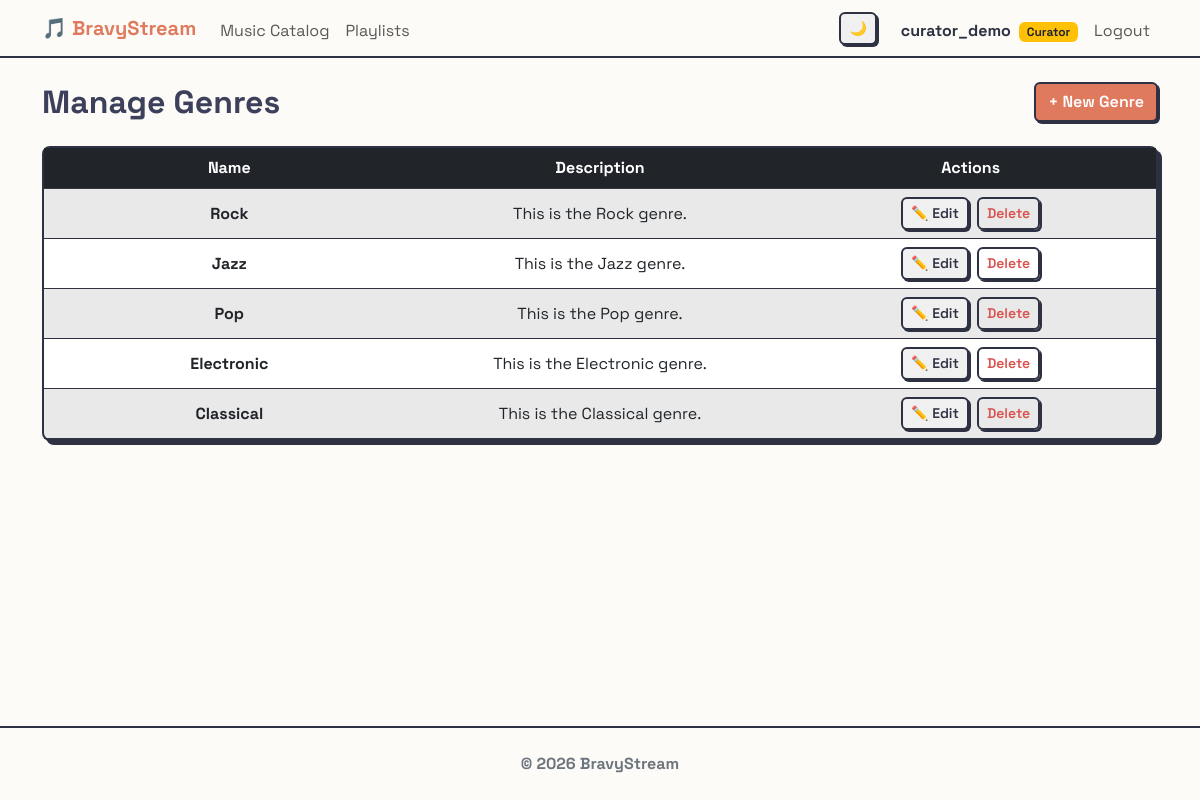
The app's page /music/genres/ (signed in), older data.
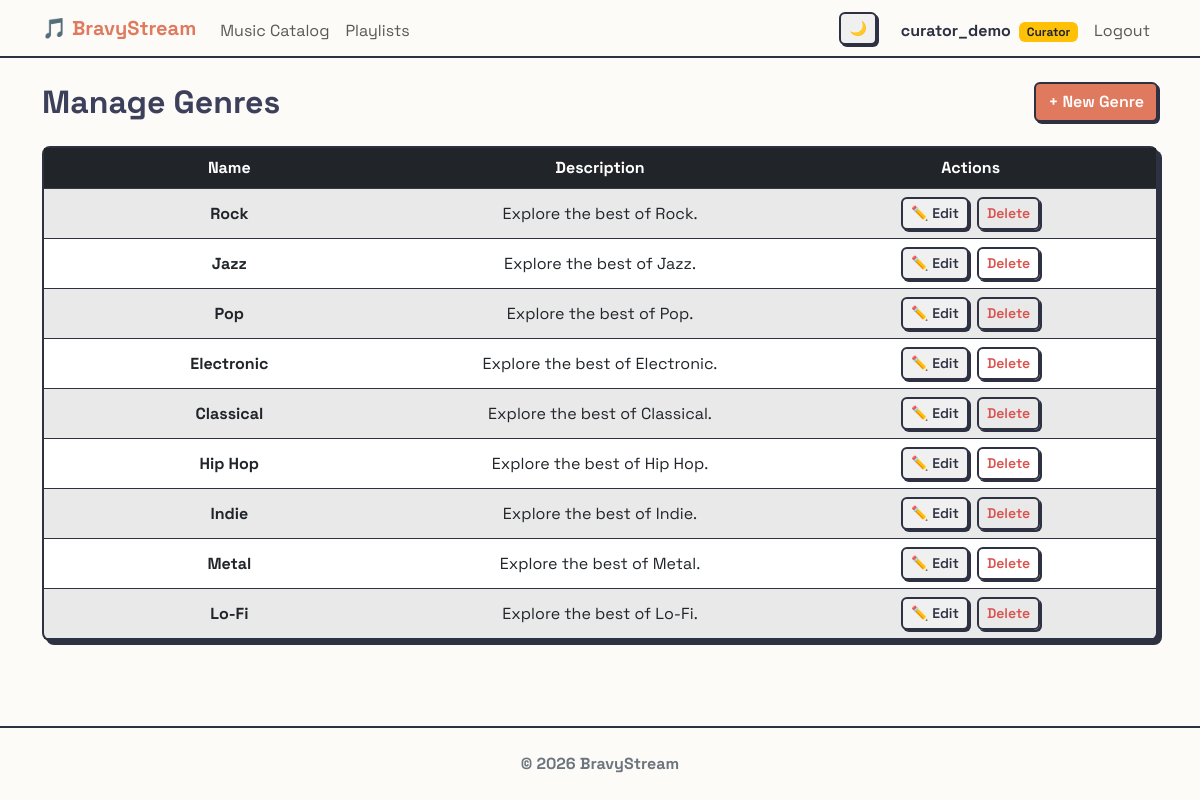
The same page, newer data.
### users/models.py (models this page shows, shortened)
class CustomUser(AbstractUser):
    ROLE_CHOICES = (
        ('listener', 'Listener'),
        ('curator', 'Curator'),
        ('moderator', 'Moderator'),
    )
    role = models.CharField(max_length=20, choices=ROLE_CHOICES, default='listener')
    birth_date = models.DateField(null=True, blank=True)
    friends = models.ManyToManyField('self', blank=True)
    ICON_CHOICES = [
        ('👤', '👤'),
        ('🐶', '🐶'),
        ('🐱', '🐱'),
        ('🦊', '🦊'),
        ('🐯', '🐯'),
        ('🐼', '🐼'),
        ('🐰', '🐰'),
        ('👽', '👽'),
        ('🤖', '🤖'),
        ('👻', '👻'),
        ('🤠', '🤠'),
    ]
    profile_icon = models.CharField(max_length=10, choices=ICON_CHOICES, default='👤')
    @property
    def pending_friend_requests_count(self):
        return self.received_requests.filter(is_accepted=False).count()

### music/models.py (models this page shows, shortened)
class Genre(models.Model):
    name = models.CharField(max_length=100, unique=True)
    description = models.TextField(blank=True, null=True)

### music/views.py (the view)
# urls.py: path('genres/', GenreListView.as_view(), name='genre_list'),
class GenreListView(LoginRequiredMixin, CuratorRequiredMixin, ListView):
    model = Genre
    template_name = 'music/genre_list.html'

### music/views.py (called while the page is built)
    def test_func(self):
        return self.request.user.role == 'curator' or self.request.user.is_superuser

### templates/music/genre_list.html (shortened to what this page needs)
{% extends 'base.html' %}
{% block content %}
<div class="d-flex justify-content-between align-items-center mb-4">
    <h2 class="mb-0" style="color: var(--accent-tertiary);">Manage Genres</h2>
    <a href="{% url 'music:genre_create' %}" class="btn btn-primary">+ New Genre</a>
</div>
<div class="card neo-card">
    <div class="table-responsive" style="overflow: visible;">
        <table class="table table-striped table-hover mb-0">
            <thead class="table-dark text-center">
                <tr>
                    <th style="width: 33.33%;">Name</th>
                    <th style="width: 33.33%;">Description</th>
                    <th style="width: 33.33%;">Actions</th>
                </tr>
            </thead>
            <tbody class="text-center">
                {% for genre in object_list %}
                <tr>
                    <td class="align-middle fw-bold">{{ genre.name }}</td>
                    <td class="align-middle">{{ genre.description|default:"No description" }}</td>
                    <td class="align-middle">
                        <div class="d-flex justify-content-center gap-2">
                            <a href="{% url 'music:genre_update' genre.pk %}" class="btn btn-sm btn-outline-secondary">✏️ Edit</a>
                            <a href="{% url 'music:genre_delete' genre.pk %}" class="btn btn-sm btn-outline-danger">Delete</a>
                        </div>
                    </td>
                </tr>
                {% empty %}
                <tr>
                    <td colspan="3" class="text-center text-muted p-4">
                        No genres defined yet. Create one!
                    </td>
                </tr>
                {% endfor %}
            </tbody>
        </table>
    </div>
</div>
{% endblock %}

### templates/base.html (shortened to what this page needs)
<!DOCTYPE html>
<html lang="it">
<head>
	<link href="https://cdn.jsdelivr.net/npm/bootstrap@5.3.0/dist/css/bootstrap.min.css" rel="stylesheet">
	{% load static %}
	<link rel="stylesheet" href="{% static 'css/style.css' %}">
</head>
<body class="d-flex flex-column min-vh-100" hx-boost="true" hx-headers='{"X-CSRFToken": "{{ csrf_token }}"}'>
	<nav class="navbar navbar-expand-lg navbar-light sticky-top"
		style="background-color: var(--bg-color); border-bottom: 2px solid var(--text-primary);">
		<div class="container">
			<a class="navbar-brand fw-bold" href="{% url 'pages:home' %}" style="color: var(--accent-primary);">🎵
				BravyStream</a>
			<div class="collapse navbar-collapse order-lg-2" id="navbarNav">
				<ul class="navbar-nav me-auto">
					<li class="nav-item">
						<a class="nav-link" href="{% url 'music:song_list' %}">Music Catalog</a>
					</li>
					<li class="nav-item">
						<a class="nav-link" href="{% url 'music:playlist_list' %}">Playlists</a>
					</li>
				</ul>
				<ul class="navbar-nav ms-auto align-items-lg-center">
					<li class="nav-item me-3 d-none d-lg-block">
						<button id="themeToggleDesktop" class="btn btn-sm btn-outline-secondary theme-toggle"
							title="Toggle Theme">
						</button>
					</li>
					{% if user.is_authenticated %}
					<li class="nav-item">
						<a href="{% url 'users:profile' %}" class="nav-link fw-bold text-decoration-none"
							style="color: var(--text-primary);">
							{{ user.username }}
							{% if user.is_superuser %}
							<span class="badge bg-danger ms-1">Admin</span>
							{% elif user.role == 'moderator' %}
							<span class="badge bg-success ms-1">Moderator</span>
							{% elif user.role == 'curator' %}
							<span class="badge bg-warning text-dark ms-1">Curator</span>
							{% endif %}
						</a>
					</li>
					<li class="nav-item">
						<form method="post" action="{% url 'users:logout' %}" class="m-0 p-0"
							onsubmit="closeGlobalPlayer()">
							<button type="submit"
								class="nav-link border-0 bg-transparent w-100 text-start">Logout</button>
						</form>
					</li>
					{% endif %}
				</ul>
			</div>
		</div>
	</nav>
	<main class="container my-4 flex-grow-1">
		{% block content %}{% endblock %}
	</main>
	<footer class="text-secondary text-center py-4 mt-auto"
		style="border-top: 2px solid var(--text-primary); background-color: var(--bg-color);">
		<p class="mb-0 fw-bold">&copy; 2026 BravyStream</p>
	</footer>
</body>
</html>

### static/css/style.css (style rules this page uses)
:root { --bg-color: #FDFBF7; --text-primary: #2D3142; --text-secondary: #4F5D75; --accent-primary: #E07A5F; --accent-secondary: #81B29A; --accent-tertiary: #3D405B; --neo-border: 2px solid #2D3142; --neo-shadow: 4px 4px 0px #2D3142; --neo-shadow-hover: 2px 2px 0px #2D3142; --font-main: 'Space Grotesk', sans-serif; }
body { background-color: var(--bg-color); color: var(--text-primary); font-family: var(--font-main); min-height: 100vh; }
h1, h2, h3, h4, h5, h6 { font-weight: 700; color: var(--text-primary); }
.neo-card { background: #ffffff !important; border: var(--neo-border) !important; border-radius: 8px !important; box-shadow: var(--neo-shadow); color: var(--text-primary) !important; transition: transform 0.1s ease, box-shadow 0.1s ease; position: relative; z-index: 1; }
a { color: var(--accent-primary); transition: color 0.2s ease; }
.card { background-color: #ffffff; border: var(--neo-border); border-radius: 8px; color: var(--text-primary); }
.table { color: var(--text-primary); border-color: var(--text-primary); }
.table-dark { background-color: var(--text-primary); color: #fff; }
.table-striped>tbody>tr:nth-of-type(odd)>* { background-color: rgba(61, 64, 91, 0.05); }
.btn { border-radius: 6px; font-weight: 600; border: 2px solid var(--text-primary); box-shadow: 2px 2px 0px var(--text-primary); transition: transform 0.1s ease, box-shadow 0.1s ease; }
.btn-primary { background-color: var(--accent-primary); color: #fff; border-color: var(--text-primary); }
.btn-outline-danger { border: 2px solid var(--text-primary); color: #d9534f; font-weight: 600; }
.btn-outline-secondary { border: 2px solid var(--text-primary); color: var(--text-primary); background-color: #f0f0f0; }
.navbar-nav .nav-link { position: relative; display: inline-block; padding-bottom: 2px; }
.navbar-nav .nav-link::after { content: ''; position: absolute; width: 0; height: 3px; bottom: 0; left: 50%; background-color: var(--accent-primary); transition: width 0.3s cubic-bezier(0.25, 0.8, 0.25, 1); transform: translateX(-50%); border-radius: 2px; }

Row changes from the older to the newer data that the page shows:
changed Genre "Rock": description "This is the Rock genre." → "Explore the best of Rock."
changed Genre "Jazz": description "This is the Jazz genre." → "Explore the best of Jazz."
changed Genre "Pop": description "This is the Pop genre." → "Explore the best of Pop."
changed Genre "Electronic": description "This is the Electronic genre." → "Explore the best of Electronic."
changed Genre "Classical": description "This is the Classical genre." → "Explore the best of Classical."
added Genre: name "Hip Hop", description "Explore the best of Hip Hop."
added Genre: name "Indie", description "Explore the best of Indie."
added Genre: name "Metal", description "Explore the best of Metal."
added Genre: name "Lo-Fi", description "Explore the best of Lo-Fi."
